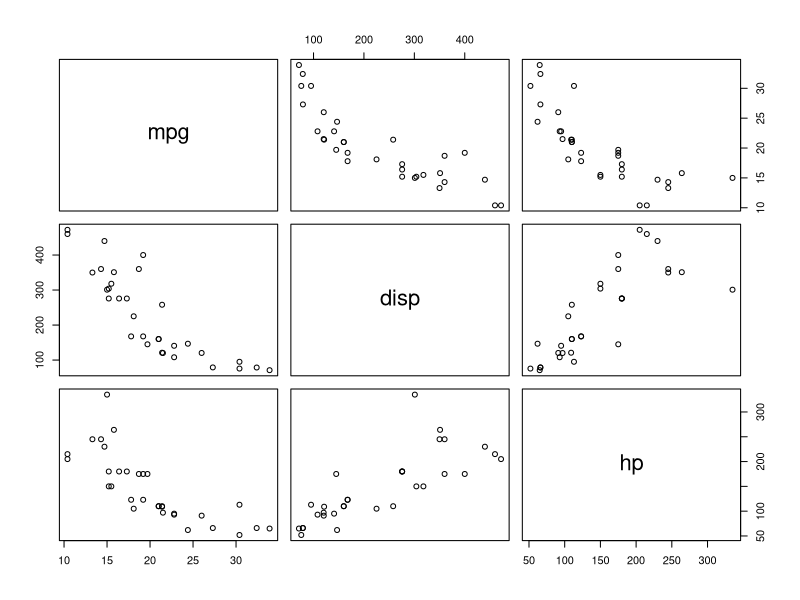
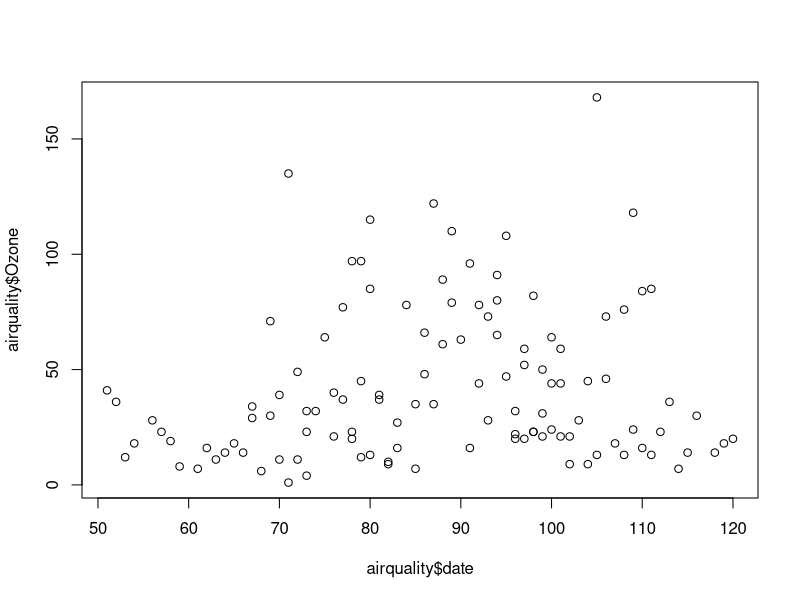
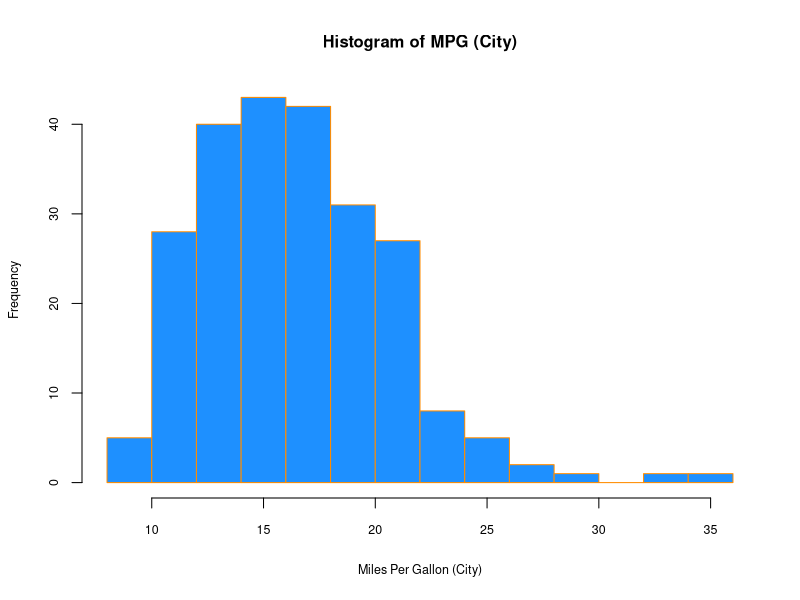
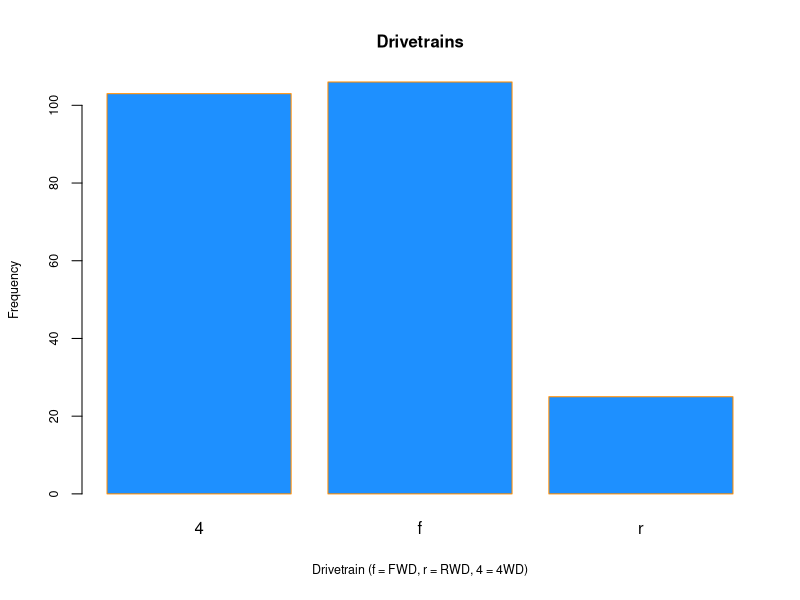
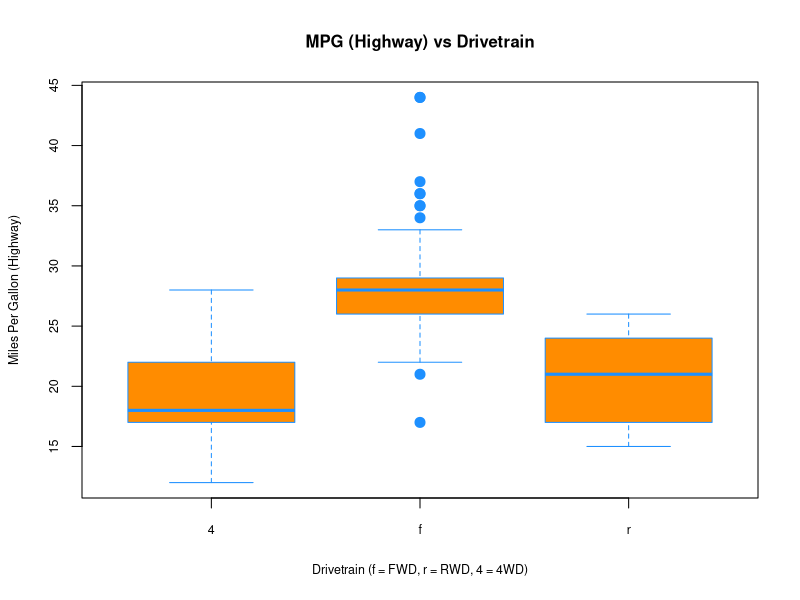
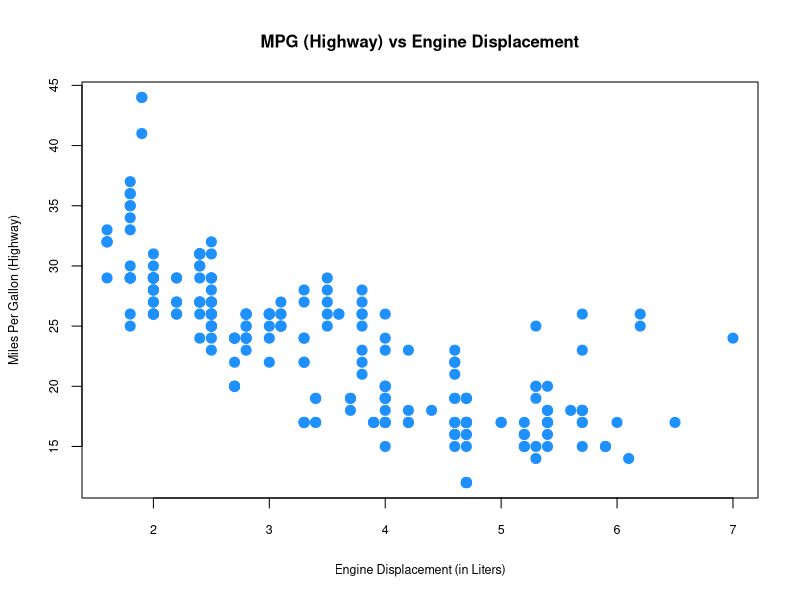
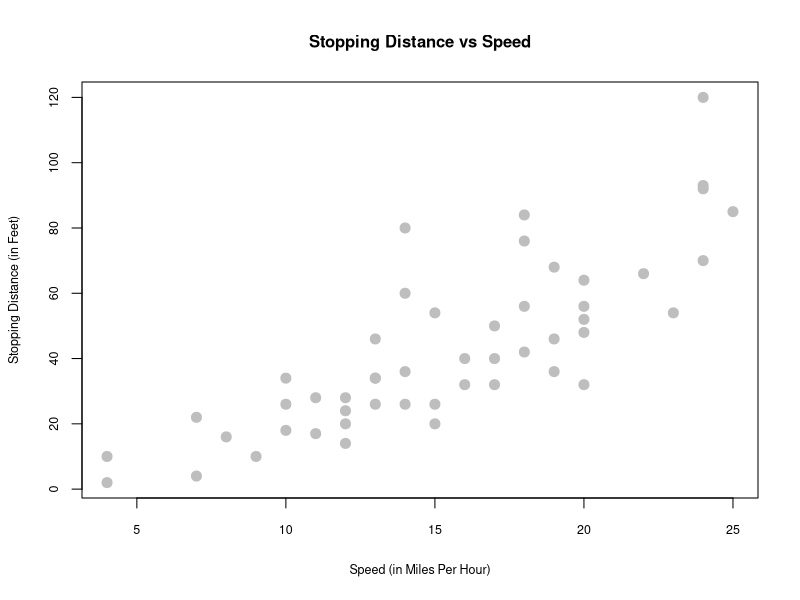
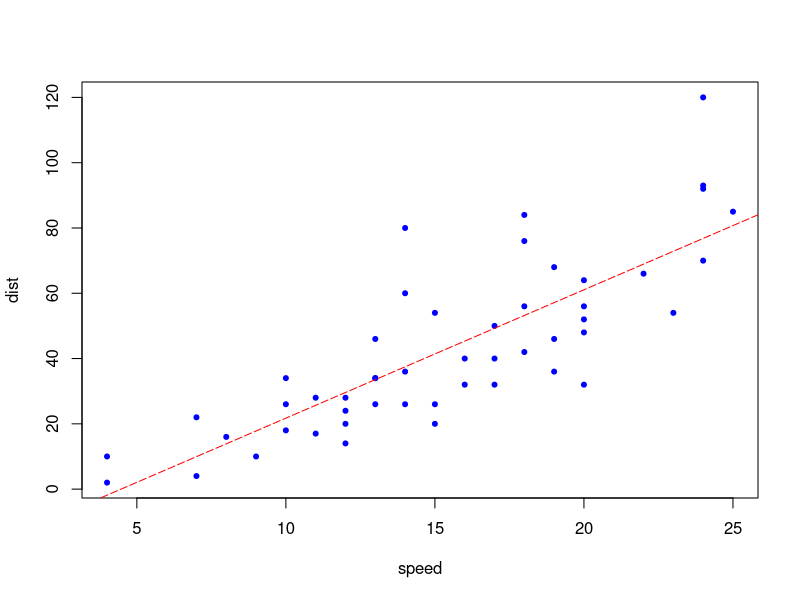

The R script that drew these images, in order:
## ---- chunk 1
library(datasets)

head(mtcars)
str(mtcars)
summary(mtcars)
plot(mtcars[,c(1, 3, 4)])
## ---- chunk 2
head(airquality)
str(airquality)
summary(airquality)
## ---- chunk 3
airquality$date <- airquality$Month*10+airquality$Day
plot(airquality$date, airquality$Ozone)
## ---- chunk 4
library(lubridate)
# get current system date
Sys.Date() 

# get current system time
Sys.time()

#lubridate
now()
dates <- c("2022-07-11", "2012-04-19", "2017-03-08")

# extract years from dates
year(dates)

# extract months from dates
month(dates)

# extract days from dates
mday(dates)
## ---- chunk 5
library(foreign)
library(plm)
data("EmplUK", package="plm")
#data("Produc", package="plm")
#data("Grunfeld", package="plm")
#data("Wages", package="plm")

head(EmplUK, 15)

length(unique(EmplUK$firm))
table(EmplUK$year)
## ---- chunk 6
library(ggplot2)
head(mpg, n=20L)
summary(mpg)
## ---- chunk 7
hist(mpg$cty, xlab = "Miles Per Gallon (City)",
     main = "Histogram of MPG (City)", breaks = 12,
     col = "dodgerblue",cex.main=1, cex.lab=.75, cex.axis=0.75,
     border = "darkorange")
## ---- chunk 8
barplot(table(mpg$drv), 
        xlab = "Drivetrain (f = FWD, r = RWD, 4 = 4WD)", ylab = "Frequency",
        main = "Drivetrains",
        col = "dodgerblue",cex.main=1, cex.lab=.75, cex.axis=0.75,
        border = "darkorange")
## ---- chunk 9
boxplot(hwy ~ drv, data = mpg,
        xlab = "Drivetrain (f = FWD, r = RWD, 4 = 4WD)",
        ylab = "Miles Per Gallon (Highway)",
        main = "MPG (Highway) vs Drivetrain",
        pch = 20, cex =2,cex.main=1, cex.lab=.75, cex.axis=0.75,
        col = "darkorange", border = "dodgerblue")
## ---- chunk 10
plot(hwy ~ displ, data = mpg,
     xlab = "Engine Displacement (in Liters)",
     ylab = "Miles Per Gallon (Highway)",
     main = "MPG (Highway) vs Engine Displacement",
     pch = 20, cex = 2, cex.main=1, cex.lab=.75, cex.axis=0.75,
     col = "dodgerblue")
## ---- chunk 11
dnorm(x = 4, mean = 2, sd = 5)
## ---- chunk 12
pnorm(q = 4, mean = 2, sd = 5)
## ---- chunk 13
qnorm(p = 0.975, mean = 2, sd = 5)
## ---- chunk 14
rnorm(n = 10, mean = 2, sd = 5)
## ---- chunk 15
str(cars)
summary(cars)
## ---- chunk 16
carsDF <- cars
colnames(carsDF) <- c("speed", "dist")
## ---- chunk 17
plot(dist ~ speed, data = carsDF,
     xlab = "Speed (in Miles Per Hour)",
     ylab = "Stopping Distance (in Feet)",
     main = "Stopping Distance vs Speed",
     pch = 20, cex = 2,cex.main=1,
     cex.lab=.75, cex.axis=0.75, col = "grey")
## ---- chunk 18
model <- lm(dist ~ speed, data = carsDF)
b <- coef(model)
plot(carsDF, col = "blue", pch = 20)
abline(b, col = "red", lty = 5)
## ---- chunk 19
x <- carsDF$speed
y <- carsDF$dist
Sxy <- sum((x - mean(x)) * (y - mean(y)))
Sxx = sum((x - mean(x)) ^ 2) #Here to show, "=" would work as well
Syy <- sum((y - mean(y)) ^ 2)

beta_1 <- Sxy / Sxx
beta_0 <- mean(y) - beta_1 * mean(x)
c(beta_0, beta_1)
## ---- chunk 20
model <- lm(dist ~ speed, data = carsDF)
model
## ---- chunk 21
x <- carsDF$speed
y <- carsDF$dist

beta_1 <- sum(x*y) / sum(x^2)
beta_1

model <- lm(dist ~ speed - 1, data = carsDF)
model

## ---- chunk 22
head(mtcars)
str(mtcars)
## ---- chunk 23
mpg_model = lm(mpg ~ wt + hp, data = mtcars)
coef(mpg_model)
## ---- chunk 24
dnorm(0, mean = 1, sd = 2)
dnorm(1, mean = 1, sd = 2)
## ---- chunk 25
x <- seq(from=-10,to=+22,length.out=100)
pdfs <- dnorm(x, mean = 1, sd=2)
plot(x,pdfs)
## ---- chunk 26
x <- rnorm(1000, 2, 7)
## ---- chunk 27
pdfs1 <- dnorm(x, mean = 1, sd=2)
pdfs2 <- dnorm(x, mean = 5, sd=7)
pdfs3 <- dnorm(x, mean = 2, sd=7)
par(mfrow=c(1,3))
plot(x,pdfs1)
plot(x,pdfs2)
plot(x,pdfs3)
## ---- chunk 28
#Let's create a sample of normal variables
set.seed(2019)
x <- rnorm(100)
# And the likelihood fo these x's is
prod(dnorm(x))
## ---- chunk 29
#Here is our function f(x)
fn <- function(prmt){
  sum(0.5*(x - prmt[1])^2/prmt[2] + 0.5*log(prmt[2]))
}

#We have two packages nlm() and optim() to solve it
#We arbitrarily pick starting points for the parameters
sol1 <- nlm(fn, prmt <- c(1,2), hessian=TRUE)
sol2 <- optim(prmt <- c(0,1), fn, hessian=TRUE)
sol1
sol2
## ---- chunk 30
#mean
mean(x)
#sd
sum((x-mean(x))^2 )/length(x)
## ---- chunk 31
# population (1 million x's)
pop_x <- rnorm(1000000, mean = 5, sd = 1)

# Random Sampling
n <- 200 # number of x's in each sample
mcn <- 1000 # number of samples in the simulation

samp <- matrix(0, nrow = n, ncol = mcn) # a Container: matrix by 200 x 1000
for(i in 1: mcn){
  samp[,i] <- sample(pop_x, n, replace = TRUE)
}

xbar <- colMeans(samp) # We calculate the column means
mu <- mean(xbar) # the mean of xbars
round(mu, 2)

hist(xbar, breaks=20)
## ---- chunk 32
# load the AER package
library(AER)

# load the data set
data(CASchools)
str(CASchools)

# define variables
CASchools$STR <- CASchools$students/CASchools$teachers       
CASchools$score <- (CASchools$read + CASchools$math)/2
## ---- chunk 33
# estimate both regressions
model1 <- lm(score ~ STR, data = CASchools) # Underfitted model
model2 <- lm(score ~ STR + english, data = CASchools) # True model

model1
model2
## ---- chunk 34
cov(CASchools$STR, CASchools$english)/var(CASchools$STR)*model2$coefficients[3]
## ---- chunk 35
# Simple OLS
model_ols <- lm(dist ~ speed, data = carsDF)
b <- coef(model_ols)

# A complex model
model_cmpx <- smooth.spline(carsDF$speed, carsDF$dist, df=19)

plot(carsDF, col = "blue", pch = 20)
abline(b, col = "red", lty = 5)
lines(model_cmpx,col='green', lwd=2)
## ---- chunk 36
# Let create data
set.seed(1)
X <- seq(from = 0, to = 20, by = 0.1)
dgm <- 500 + 20*X - 90*sin(X) #This is our DGM
y = dgm + rnorm(length(X), mean = 10, sd = 100) #This is our DGP
data = data.frame(y,X)

plot(X, y, col='deepskyblue4',
     xlab='X', main='Observed data & DGM')
lines(X, dgm, col='firebrick1', lwd=2)
## ---- chunk 37
# linear model
model1 <- lm(y ~ X)
plot(X, y, col='deepskyblue4', xlab='X', main='Linear')
abline(lm(y ~ X, col = "blue"))

# Polynomial model (there is an easier way!)
model2 <- lm(y ~ X + I(X^2) + I(X^3) + I(X^4) +  I(X^5) + I(X^6) + I(X^7) + I(X^8)
             + I(X^9) + I(X^10) + I(X^11) + I(X^12) + I(X^13) + I(X^14)
             + I(X^15) + I(X^16) + I(X^17) + I(X^18), data=data)
plot(X, y, col= 'deepskyblue4', xlab='X', main='Polynomial')
lines(X, fitted(model2), col='firebrick1', lwd=2)

#Nonparametric Model
model3 <- smooth.spline(X,y,df=200)
plot(X,y,col='deepskyblue4',xlab='X',main='Spline')
lines(model3,col='firebrick1', lwd=2)
## ---- chunk 38
# Let create a function for RMSPE
rmse = function(actual, predicted) {
  sqrt(mean((actual - predicted) ^ 2))
}
## ---- chunk 39
# Predicted values by the 3 models using the "seen" data
predicted1<- fitted(model1)
predicted2<- fitted(model2)
predicted3<- predict(model3, X)
## ---- chunk 40
# RMSPE's calculated using the "seen" data
# Note that the actual y is the same for all models
rmse1_s <- rmse(predicted1, y)
rmse2_s <- rmse(predicted2, y)
rmse3_s <- rmse(predicted3$y, y)
seen <- c("RMSPE for model1 (linear)" = rmse1_s, "RMSPE for model2 (polynomial)" = rmse2_s,
          "RMSPE for model3 (nonparametric)" = rmse3_s )
seen
## ---- chunk 41
# Here is the "unseen" using the same X's as in the "seen" data.

set.seed(2)
# So the only difference is the random error
y2 = dgm + rnorm(length(X), mean = 10, sd = 100) 
plot(X, y2,col='deepskyblue4',xlab='X',main='The "Unseen" 2nd Sample')
## ---- chunk 42
rmse1_us <- rmse(predicted1, y2)
rmse2_us<- rmse(predicted2, y2)
rmse3_us <- rmse(predicted3$y, y2)
unseen <- c("RMSPE for model1 (linear)" = rmse1_us,
            "RMSPE for model2 (polynomial)" = rmse2_us,
            "RMSPE for model3 (nonparametric)" = rmse3_us)
unseen
## ---- chunk 43
table <- matrix(NA, 2, 3)
row.names(table) <- c("Seen-data", "Unseen-data")
colnames(table) <- c("Linear", "Polynomial", "Spline")
table[1,1] <- seen[1]
table[1,2] <- seen[2]
table[1,3] <- seen[3]
table[2,1] <- unseen[1]
table[2,2] <- unseen[2]
table[2,3] <- unseen[3]
table
